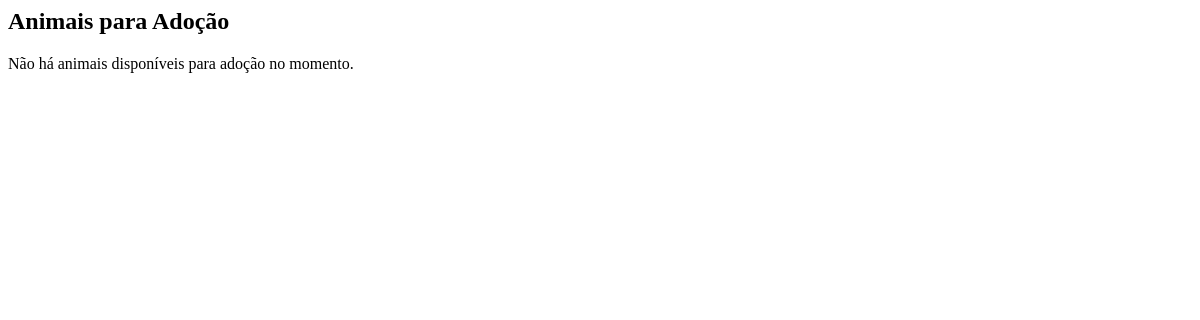
The app's page /animais/publicos, older data.
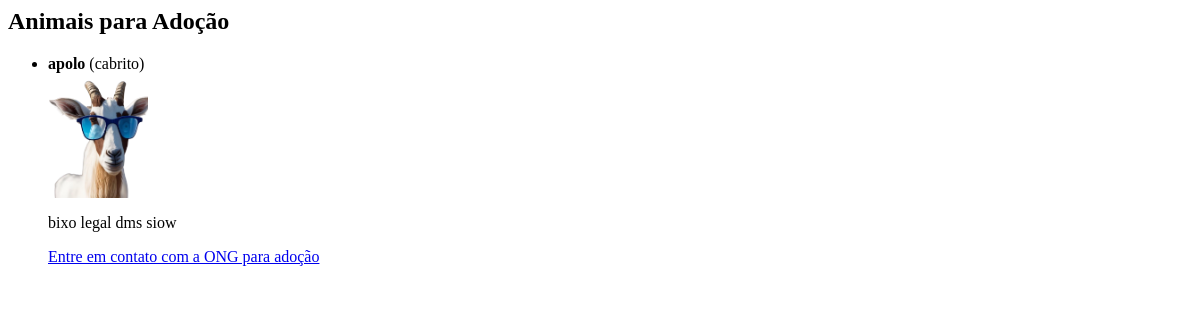
The same page, newer data.
### Miaudota/models.py (models this page shows, shortened)
class Animal(models.Model):
    SEXO_CHOICES = (
        ('M', 'Macho'),
        ('F', 'Fêmea'),
    )
    nome = models.CharField(max_length=100)
    especie = models.CharField(max_length=50)
    raca = models.CharField(max_length=50)
    idade = models.PositiveSmallIntegerField()
    sexo = models.CharField(max_length=1 , choices=SEXO_CHOICES)
    descricao = models.TextField()
    foto = models.ImageField(upload_to='animais/')
    disponivel = models.BooleanField(default=True)
    ong = models.ForeignKey(Ong, on_delete=models.CASCADE)

### Miaudota/views.py (the view)
# urls.py: path('animais/publicos', views.listar_animais_publicos, name='animais_publicos'),
def listar_animais_publicos(request):
    animais = Animal.objects.filter(disponivel=True)
    return render(request, 'html/animais/publicos.html', {'animais':animais})

### Miaudota/templates/html/animais/publicos.html (shortened to what this page needs)
<h2>Animais para Adoção</h2>
{% if animais %}
<ul>
  {% for animal in animais %}
  <li>
    <strong>{{ animal.nome }}</strong> ({{ animal.especie }})<br>
    <img src="{{ animal.foto.url }}" width="100"><br>
    <p>{{ animal.descricao }}</p>
    <a href="{% url 'contato_ong' animal.id %}">Entre em contato com a ONG para adoção</a>
  </li>
  {% endfor %}
</ul>
{% else %}
<p>Não há animais disponíveis para adoção no momento.</p>
{% endif %}

Row changes from the older to the newer data that the page shows:
added Animal: nome "apolo", especie "cabrito", foto (picture), descricao "bixo legal dms siow"
Text that changed along with them:
text no longer shown: "Não há animais disponíveis para adoção no momento."
